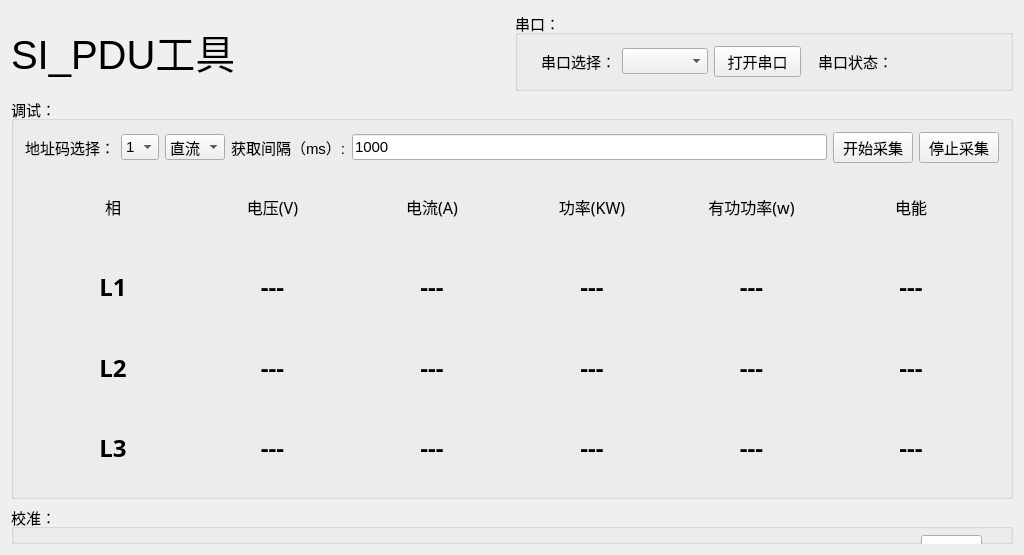
<?xml version="1.0" encoding="UTF-8"?>
<ui version="4.0">
 <class>Widget</class>
 <widget class="QWidget" name="Widget">
  <property name="geometry">
   <rect>
    <x>0</x>
    <y>0</y>
    <width>1024</width>
    <height>555</height>
   </rect>
  </property>
  <property name="font">
   <font>
    <pointsize>11</pointsize>
   </font>
  </property>
  <property name="windowTitle">
   <string>SI_PDU工具</string>
  </property>
  <layout class="QVBoxLayout" name="verticalLayout_2" stretch="1,11,1">
   <item>
    <layout class="QHBoxLayout" name="horizontalLayout_2">
     <item>
      <widget class="QLabel" name="label_5">
       <property name="font">
        <font>
         <pointsize>30</pointsize>
        </font>
       </property>
       <property name="text">
        <string>SI_PDU工具</string>
       </property>
       <property name="alignment">
        <set>Qt::AlignLeading|Qt::AlignLeft|Qt::AlignVCenter</set>
       </property>
      </widget>
     </item>
     <item>
      <widget class="QGroupBox" name="groupBox">
       <property name="title">
        <string>串口：</string>
       </property>
       <layout class="QHBoxLayout" name="horizontalLayout">
        <item>
         <widget class="QLabel" name="label">
          <property name="font">
           <font>
            <family>幼圆</family>
            <pointsize>11</pointsize>
            <weight>50</weight>
            <bold>false</bold>
           </font>
          </property>
          <property name="text">
           <string>串口选择：</string>
          </property>
          <property name="alignment">
           <set>Qt::AlignRight|Qt::AlignTrailing|Qt::AlignVCenter</set>
          </property>
         </widget>
        </item>
        <item>
         <widget class="QComboBox" name="comboBox"/>
        </item>
        <item>
         <widget class="QPushButton" name="pushButton_2">
          <property name="text">
           <string>打开串口</string>
          </property>
         </widget>
        </item>
        <item>
         <widget class="QLabel" name="label_3">
          <property name="font">
           <font>
            <family>幼圆</family>
            <pointsize>11</pointsize>
            <weight>50</weight>
            <bold>false</bold>
           </font>
          </property>
          <property name="text">
           <string>串口状态：</string>
          </property>
          <property name="alignment">
           <set>Qt::AlignRight|Qt::AlignTrailing|Qt::AlignVCenter</set>
          </property>
         </widget>
        </item>
        <item>
         <widget class="QLabel" name="label_2">
          <property name="minimumSize">
           <size>
            <width>100</width>
            <height>0</height>
           </size>
          </property>
          <property name="styleSheet">
           <string notr="true"/>
          </property>
          <property name="text">
           <string/>
          </property>
         </widget>
        </item>
       </layout>
      </widget>
     </item>
    </layout>
   </item>
   <item>
    <widget class="QGroupBox" name="groupBox_3">
     <property name="title">
      <string>调试：</string>
     </property>
     <layout class="QVBoxLayout" name="verticalLayout">
      <item>
       <layout class="QGridLayout" name="gridLayout_5">
        <item row="0" column="0">
         <widget class="QLabel" name="label_6">
          <property name="font">
           <font>
            <family>等线</family>
            <pointsize>11</pointsize>
           </font>
          </property>
          <property name="text">
           <string>地址码选择：</string>
          </property>
          <property name="alignment">
           <set>Qt::AlignRight|Qt::AlignTrailing|Qt::AlignVCenter</set>
          </property>
         </widget>
        </item>
        <item row="0" column="1">
         <widget class="QComboBox" name="comboBox_2">
          <item>
           <property name="text">
            <string>1</string>
           </property>
          </item>
          <item>
           <property name="text">
            <string>2</string>
           </property>
          </item>
          <item>
           <property name="text">
            <string>3</string>
           </property>
          </item>
          <item>
           <property name="text">
            <string>4</string>
           </property>
          </item>
         </widget>
        </item>
        <item row="0" column="2">
         <widget class="QComboBox" name="comboBox_3">
          <item>
           <property name="text">
            <string>直流</string>
           </property>
          </item>
          <item>
           <property name="text">
            <string>交流</string>
           </property>
          </item>
         </widget>
        </item>
        <item row="0" column="3">
         <widget class="QLabel" name="label_4">
          <property name="text">
           <string>获取间隔（ms）:</string>
          </property>
         </widget>
        </item>
        <item row="0" column="4">
         <widget class="QLineEdit" name="lineEdit">
          <property name="text">
           <string>1000</string>
          </property>
         </widget>
        </item>
        <item row="0" column="5">
         <widget class="QPushButton" name="pushButton_3">
          <property name="text">
           <string>开始采集</string>
          </property>
         </widget>
        </item>
        <item row="0" column="6">
         <widget class="QPushButton" name="pushButton_4">
          <property name="text">
           <string>停止采集</string>
          </property>
         </widget>
        </item>
       </layout>
      </item>
      <item>
       <widget class="QWidget" name="widget" native="true">
        <property name="font">
         <font>
          <family>微软雅黑</family>
          <pointsize>12</pointsize>
         </font>
        </property>
        <layout class="QGridLayout" name="gridLayout">
         <item row="0" column="0">
          <widget class="QLabel" name="name">
           <property name="text">
            <string>相</string>
           </property>
           <property name="alignment">
            <set>Qt::AlignCenter</set>
           </property>
          </widget>
         </item>
         <item row="0" column="1">
          <widget class="QLabel" name="V">
           <property name="text">
            <string>电压(V)</string>
           </property>
           <property name="alignment">
            <set>Qt::AlignCenter</set>
           </property>
          </widget>
         </item>
         <item row="0" column="2">
          <widget class="QLabel" name="A">
           <property name="text">
            <string>电流(A)</string>
           </property>
           <property name="alignment">
            <set>Qt::AlignCenter</set>
           </property>
          </widget>
         </item>
         <item row="0" column="3">
          <widget class="QLabel" name="w">
           <property name="text">
            <string>功率(KW)</string>
           </property>
           <property name="alignment">
            <set>Qt::AlignCenter</set>
           </property>
          </widget>
         </item>
         <item row="0" column="4">
          <widget class="QLabel" name="W_1">
           <property name="text">
            <string>有功功率(w)</string>
           </property>
           <property name="alignment">
            <set>Qt::AlignCenter</set>
           </property>
          </widget>
         </item>
         <item row="0" column="5">
          <widget class="QLabel" name="N_1">
           <property name="text">
            <string>电能</string>
           </property>
           <property name="alignment">
            <set>Qt::AlignCenter</set>
           </property>
          </widget>
         </item>
        </layout>
       </widget>
      </item>
      <item>
       <widget class="QWidget" name="widget_2" native="true">
        <property name="font">
         <font>
          <family>微软雅黑</family>
          <pointsize>18</pointsize>
          <weight>75</weight>
          <bold>true</bold>
         </font>
        </property>
        <layout class="QGridLayout" name="gridLayout_2">
         <item row="0" column="0">
          <widget class="QLabel" name="name_2">
           <property name="text">
            <string>L1</string>
           </property>
           <property name="alignment">
            <set>Qt::AlignCenter</set>
           </property>
          </widget>
         </item>
         <item row="0" column="1">
          <widget class="QLabel" name="V_2">
           <property name="text">
            <string>---</string>
           </property>
           <property name="alignment">
            <set>Qt::AlignCenter</set>
           </property>
          </widget>
         </item>
         <item row="0" column="2">
          <widget class="QLabel" name="A_2">
           <property name="text">
            <string>---</string>
           </property>
           <property name="alignment">
            <set>Qt::AlignCenter</set>
           </property>
          </widget>
         </item>
         <item row="0" column="3">
          <widget class="QLabel" name="w_2">
           <property name="text">
            <string>---</string>
           </property>
           <property name="alignment">
            <set>Qt::AlignCenter</set>
           </property>
          </widget>
         </item>
         <item row="0" column="4">
          <widget class="QLabel" name="W_2">
           <property name="text">
            <string>---</string>
           </property>
           <property name="alignment">
            <set>Qt::AlignCenter</set>
           </property>
          </widget>
         </item>
         <item row="0" column="5">
          <widget class="QLabel" name="N_2">
           <property name="text">
            <string>---</string>
           </property>
           <property name="alignment">
            <set>Qt::AlignCenter</set>
           </property>
          </widget>
         </item>
        </layout>
       </widget>
      </item>
      <item>
       <widget class="QWidget" name="widget_3" native="true">
        <property name="font">
         <font>
          <family>微软雅黑</family>
          <pointsize>18</pointsize>
          <weight>75</weight>
          <bold>true</bold>
         </font>
        </property>
        <layout class="QGridLayout" name="gridLayout_3">
         <item row="0" column="0">
          <widget class="QLabel" name="name_3">
           <property name="text">
            <string>L2</string>
           </property>
           <property name="alignment">
            <set>Qt::AlignCenter</set>
           </property>
          </widget>
         </item>
         <item row="0" column="1">
          <widget class="QLabel" name="V_3">
           <property name="text">
            <string>---</string>
           </property>
           <property name="alignment">
            <set>Qt::AlignCenter</set>
           </property>
          </widget>
         </item>
         <item row="0" column="2">
          <widget class="QLabel" name="A_3">
           <property name="text">
            <string>---</string>
           </property>
           <property name="alignment">
            <set>Qt::AlignCenter</set>
           </property>
          </widget>
         </item>
         <item row="0" column="3">
          <widget class="QLabel" name="w_3">
           <property name="text">
            <string>---</string>
           </property>
           <property name="alignment">
            <set>Qt::AlignCenter</set>
           </property>
          </widget>
         </item>
         <item row="0" column="4">
          <widget class="QLabel" name="W_3">
           <property name="text">
            <string>---</string>
           </property>
           <property name="alignment">
            <set>Qt::AlignCenter</set>
           </property>
          </widget>
         </item>
         <item row="0" column="5">
          <widget class="QLabel" name="N_3">
           <property name="text">
            <string>---</string>
           </property>
           <property name="alignment">
            <set>Qt::AlignCenter</set>
           </property>
          </widget>
         </item>
        </layout>
       </widget>
      </item>
      <item>
       <widget class="QWidget" name="widget_4" native="true">
        <property name="font">
         <font>
          <family>微软雅黑</family>
          <pointsize>18</pointsize>
          <weight>75</weight>
          <bold>true</bold>
         </font>
        </property>
        <layout class="QGridLayout" name="gridLayout_4">
         <item row="0" column="0">
          <widget class="QLabel" name="name_4">
           <property name="text">
            <string>L3</string>
           </property>
           <property name="alignment">
            <set>Qt::AlignCenter</set>
           </property>
          </widget>
         </item>
         <item row="0" column="1">
          <widget class="QLabel" name="V_4">
           <property name="text">
            <string>---</string>
           </property>
           <property name="alignment">
            <set>Qt::AlignCenter</set>
           </property>
          </widget>
         </item>
         <item row="0" column="2">
          <widget class="QLabel" name="A_4">
           <property name="text">
            <string>---</string>
           </property>
           <property name="alignment">
            <set>Qt::AlignCenter</set>
           </property>
          </widget>
         </item>
         <item row="0" column="3">
          <widget class="QLabel" name="w_4">
           <property name="text">
            <string>---</string>
           </property>
           <property name="alignment">
            <set>Qt::AlignCenter</set>
           </property>
          </widget>
         </item>
         <item row="0" column="4">
          <widget class="QLabel" name="W_4">
           <property name="text">
            <string>---</string>
           </property>
           <property name="alignment">
            <set>Qt::AlignCenter</set>
           </property>
          </widget>
         </item>
         <item row="0" column="5">
          <widget class="QLabel" name="N_4">
           <property name="text">
            <string>---</string>
           </property>
           <property name="alignment">
            <set>Qt::AlignCenter</set>
           </property>
          </widget>
         </item>
        </layout>
       </widget>
      </item>
     </layout>
    </widget>
   </item>
   <item>
    <widget class="QGroupBox" name="groupBox_2">
     <property name="title">
      <string>校准：</string>
     </property>
     <widget class="QLabel" name="L3B">
      <property name="geometry">
       <rect>
        <x>810</x>
        <y>40</y>
        <width>91</width>
        <height>40</height>
       </rect>
      </property>
      <property name="text">
       <string>---</string>
      </property>
      <property name="alignment">
       <set>Qt::AlignCenter</set>
      </property>
      <property name="wordWrap">
       <bool>false</bool>
      </property>
      <property name="openExternalLinks">
       <bool>false</bool>
      </property>
     </widget>
     <widget class="QLabel" name="L2B">
      <property name="geometry">
       <rect>
        <x>680</x>
        <y>40</y>
        <width>91</width>
        <height>40</height>
       </rect>
      </property>
      <property name="text">
       <string>---</string>
      </property>
      <property name="alignment">
       <set>Qt::AlignCenter</set>
      </property>
      <property name="wordWrap">
       <bool>false</bool>
      </property>
      <property name="openExternalLinks">
       <bool>false</bool>
      </property>
     </widget>
     <widget class="QLabel" name="L1B">
      <property name="geometry">
       <rect>
        <x>550</x>
        <y>38</y>
        <width>91</width>
        <height>41</height>
       </rect>
      </property>
      <property name="text">
       <string>---</string>
      </property>
      <property name="alignment">
       <set>Qt::AlignCenter</set>
      </property>
      <property name="wordWrap">
       <bool>false</bool>
      </property>
      <property name="openExternalLinks">
       <bool>false</bool>
      </property>
     </widget>
     <widget class="QPushButton" name="pushButton_B3">
      <property name="geometry">
       <rect>
        <x>240</x>
        <y>40</y>
        <width>91</width>
        <height>41</height>
       </rect>
      </property>
      <property name="text">
       <string>L3校准</string>
      </property>
     </widget>
     <widget class="QLabel" name="label_8">
      <property name="geometry">
       <rect>
        <x>450</x>
        <y>38</y>
        <width>81</width>
        <height>41</height>
       </rect>
      </property>
      <property name="text">
       <string>校准状态：</string>
      </property>
      <property name="wordWrap">
       <bool>false</bool>
      </property>
      <property name="openExternalLinks">
       <bool>false</bool>
      </property>
     </widget>
     <widget class="QPushButton" name="pushButton_BAll">
      <property name="geometry">
       <rect>
        <x>350</x>
        <y>40</y>
        <width>91</width>
        <height>41</height>
       </rect>
      </property>
      <property name="text">
       <string>统一校准</string>
      </property>
     </widget>
     <widget class="QPushButton" name="pushButton_B1">
      <property name="geometry">
       <rect>
        <x>20</x>
        <y>40</y>
        <width>91</width>
        <height>41</height>
       </rect>
      </property>
      <property name="text">
       <string>L1校准</string>
      </property>
     </widget>
     <widget class="QPushButton" name="pushButton_B2">
      <property name="geometry">
       <rect>
        <x>130</x>
        <y>40</y>
        <width>91</width>
        <height>41</height>
       </rect>
      </property>
      <property name="text">
       <string>L2校准</string>
      </property>
     </widget>
     <widget class="QLabel" name="L1A">
      <property name="geometry">
       <rect>
        <x>40</x>
        <y>20</y>
        <width>51</width>
        <height>16</height>
       </rect>
      </property>
      <property name="text">
       <string/>
      </property>
      <property name="alignment">
       <set>Qt::AlignCenter</set>
      </property>
     </widget>
     <widget class="QLabel" name="L2A">
      <property name="geometry">
       <rect>
        <x>150</x>
        <y>20</y>
        <width>51</width>
        <height>16</height>
       </rect>
      </property>
      <property name="text">
       <string/>
      </property>
      <property name="alignment">
       <set>Qt::AlignCenter</set>
      </property>
     </widget>
     <widget class="QLabel" name="L3A">
      <property name="geometry">
       <rect>
        <x>260</x>
        <y>20</y>
        <width>51</width>
        <height>16</height>
       </rect>
      </property>
      <property name="text">
       <string/>
      </property>
      <property name="alignment">
       <set>Qt::AlignCenter</set>
      </property>
     </widget>
     <widget class="QPushButton" name="pushButton">
      <property name="geometry">
       <rect>
        <x>910</x>
        <y>30</y>
        <width>61</width>
        <height>51</height>
       </rect>
      </property>
      <property name="text">
       <string>清空</string>
      </property>
     </widget>
    </widget>
   </item>
  </layout>
 </widget>
 <layoutdefault spacing="6" margin="11"/>
 <resources/>
 <connections/>
</ui>
